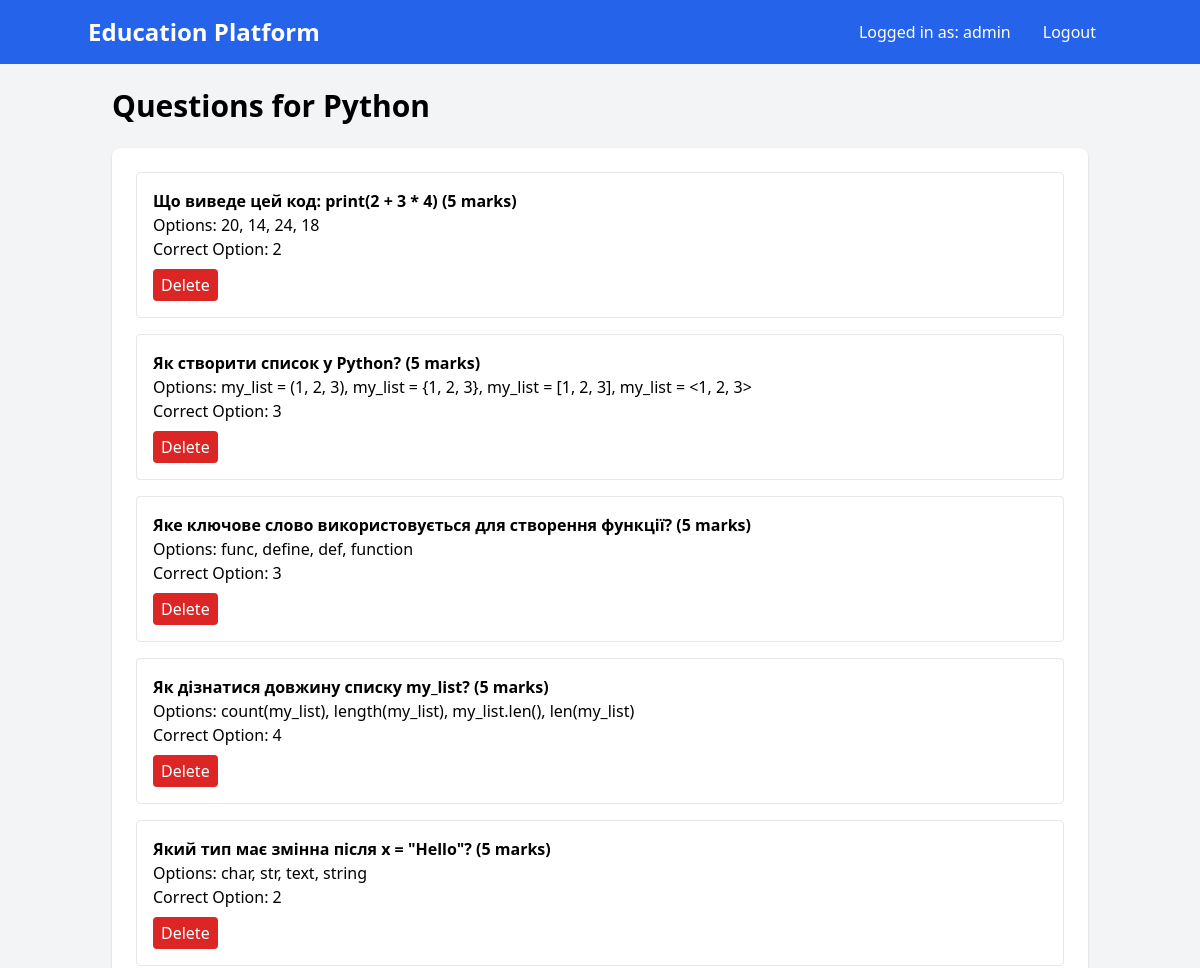
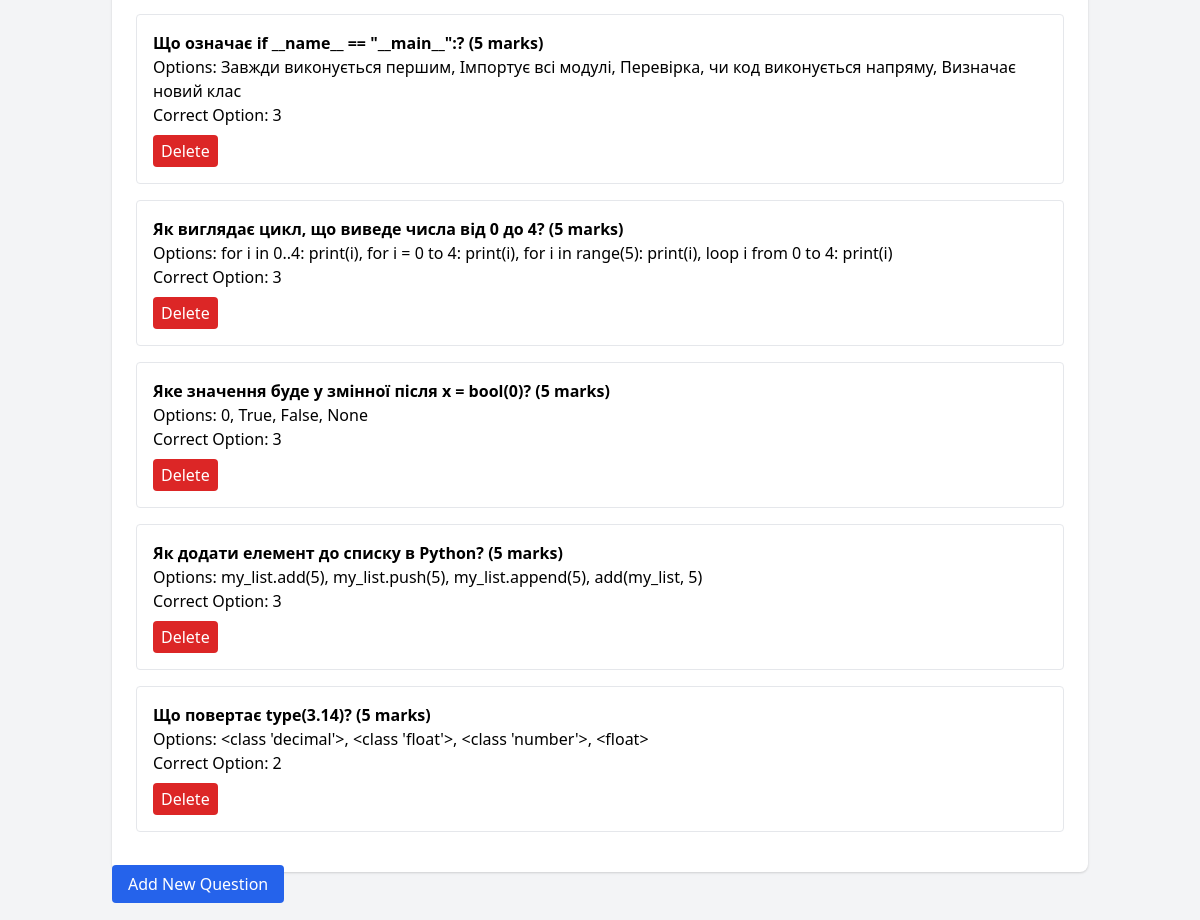
Screenshot of /course/2/questions/ (signed in) with the database file from the repository (2 pictures, top to bottom).
### core/models.py (models this page shows, shortened)
class Course(models.Model):
    name = models.CharField(max_length=100)
    description = models.TextField()
    created_by = models.ForeignKey(User, on_delete=models.CASCADE)

class Question(models.Model):
    course = models.ForeignKey(Course, on_delete=models.CASCADE, related_name='questions')
    text = models.TextField()
    option1 = models.CharField(max_length=200)
    option2 = models.CharField(max_length=200)
    option3 = models.CharField(max_length=200)
    option4 = models.CharField(max_length=200)
    correct_option = models.IntegerField(choices=[(i, i) for i in range(1, 5)])
    marks = models.IntegerField(default=1)

### core/views.py (the view)
# urls.py: path('course/<int:course_id>/questions/', views.question_list, name='question_list'),
@login_required
def question_list(request, course_id):
    course = get_object_or_404(Course, id=course_id)
    questions = Question.objects.filter(course=course)
    return render(request, 'core/question_list.html', {'course': course, 'questions': questions})

### core/templates/core/question_list.html (shortened to what this page needs)
{% extends 'base.html' %}
{% block content %}
<h1 class="text-3xl font-bold mb-6">Questions for {{ course.name }}</h1>
<div class="bg-white p-6 rounded-lg shadow">
    {% for question in questions %}
        <div class="mb-4 p-4 border rounded">
            <p class="font-bold">{{ question.text }} ({{ question.marks }} marks)</p>
            <p>Options: {{ question.option1 }}, {{ question.option2 }}, {{ question.option3 }}, {{ question.option4 }}</p>
            <p>Correct Option: {{ question.correct_option }}</p>
            <form method="post" action="{% url 'question_list' course.id %}" class="mt-2">
                <button type="submit" name="action" value="delete" class="bg-red-600 text-white px-2 py-1 rounded hover:bg-red-700">Delete</button>
            </form>
        </div>
    {% empty %}
        <p>No questions available.</p>
    {% endfor %}
</div>
<a href="{% url 'create_question' course.id %}" class="mt-6 bg-blue-600 text-white px-4 py-2 rounded hover:bg-blue-700">Add New Question</a>
{% endblock %}

### templates/base.html (shortened to what this page needs)
<!DOCTYPE html>
<html lang="en">
<head>
    {% load static %}
    <link href="https://cdn.jsdelivr.net/npm/tailwindcss@2.2.19/dist/tailwind.min.css" rel="stylesheet">
    <link rel="stylesheet" href="{% static 'css/output.css' %}">
</head>
<body class="bg-gray-100 font-sans">
    <nav class="bg-blue-600 text-white p-4">
        <div class="container mx-auto flex justify-between items-center">
            <a href="{% url 'dashboard' %}" class="text-2xl font-bold">Education Platform</a>
            <div class="flex items-center space-x-4">
                {% if user.is_authenticated %}
                    <span class="text-white">Logged in as: {{ user.username }}</span>
                    <a href="{% url 'logout' %}" class="px-4 hover:underline">Logout</a>
                {% else %}
                    <a href="{% url 'login' %}" class="px-4 hover:underline">Login</a>
                    <a href="{% url 'signup' %}" class="px-4 hover:underline">Sign Up</a>
                {% endif %}
            </div>
        </div>
    </nav>
    <div class="container mx-auto p-6">
        {% block content %}
        {% endblock %}
    </div>
</body>
</html>

### rows the page displays
Course: name "Python"
Question: text "Що виведе цей код: print(2 + 3 * 4)", marks "5", option1 "20", option2 "14", option3 "24", option4 "18", correct_option "2"
Question: text "Як створити список у Python?", marks "5", option1 "my_list = (1, 2, 3)", option2 "my_list = {1, 2, 3}", option3 "my_list = [1, 2, 3]", option4 "my_list = <1, 2, 3>", correct_option "3"
Question: text "Яке ключове слово використовується для створення функції?", marks "5", option1 "func", option2 "define", option3 "def", option4 "function", correct_option "3"
Question: text "Як дізнатися довжину списку my_list?", marks "5", option1 "count(my_list)", option2 "length(my_list)", option3 "my_list.len()", option4 "len(my_list)", correct_option "4"
Question: text "Який тип має змінна після x = \"Hello\"?", marks "5", option1 "char", option2 "str", option3 "text", option4 "string", correct_option "2"
Question: text "Що означає if __name__ == \"__main__\":?", marks "5", option1 "Завжди виконується першим", option2 "Імпортує всі модулі", option3 "Перевірка, чи код виконується напряму", option4 "Визначає новий клас", correct_option "3"
Question: text "Як виглядає цикл, що виведе числа від 0 до 4?", marks "5", option1 "for i in 0..4: print(i)", option2 "for i = 0 to 4: print(i)", option3 "for i in range(5): print(i)", option4 "loop i from 0 to 4: print(i)", correct_option "3"
Question: text "Яке значення буде у змінної після x = bool(0)?", marks "5", option1 "0", option2 "True", option3 "False", option4 "None", correct_option "3"
Question: text "Як додати елемент до списку в Python?", marks "5", option1 "my_list.add(5)", option2 "my_list.push(5)", option3 "my_list.append(5)", option4 "add(my_list, 5)", correct_option "3"
Question: text "Що повертає type(3.14)?", marks "5", option1 "<class 'decimal'>", option2 "<class 'float'>", option3 "<class 'number'>", option4 "<float>", correct_option "2"

### other values shown
{{ user.username }} "admin"
